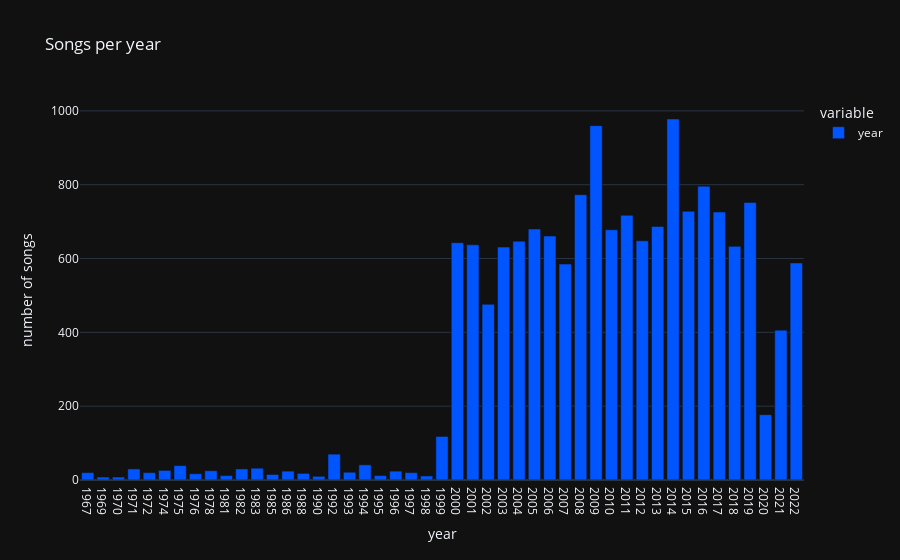

Source (notebook cell):
### Code cell
#Top Hits by Year
songs_per_years = df['year'].value_counts().sort_index()

iplot(px.bar(songs_per_years, 
       title='Songs per year',
       labels=dict(index='year',value='number of songs'),
       color_discrete_sequence=['#0055FF']
      ).update_xaxes(type='category'))

### Figure 1 — Plotly figure (JSON) as saved in the notebook; plotly's stock layout.template omitted (floating-point values rounded to 4 significant figures)
{"data": [{"alignmentgroup": "True", "hovertemplate": "variable=year<br>year=%{x}<br>number of songs=%{y}<extra></extra>", "legendgroup": "year", "marker": {"color": "#0055FF"}, "name": "year", "offsetgroup": "year", "orientation": "v", "showlegend": true, "textposition": "auto", "type": "bar", "x": [1967, 1969, 1970, 1971, 1972, 1974, 1975, 1976, 1978, 1981, 1982, 1983, 1985, 1986, 1988, 1990, 1992, 1993, 1994, 1995, 1996, 1997, 1998, 1999, 2000, 2001, 2002, 2003, 2004, 2005, 2006, 2007, 2008, 2009, 2010, 2011, 2012, 2013, 2014, 2015, 2016, 2017, 2018, 2019, 2020, 2021, 2022], "xaxis": "x", "y": [20, 8, 8, 30, 20, 26, 39, 17, 25, 12, 30, 32, 15, 24, 18, 10, 70, 21, 41, 12, 24, 20, 11, 118, 643, 637, 476, 631, 647, 680, 661, 585, 773, 960, 678, 717, 648, 687, 978, 728, 796, 726, 633, 752, 177, 406, 588], "yaxis": "y"}], "layout": {"barmode": "relative", "legend": {"title": {"text": "variable"}, "tracegroupgap": 0}, "title": {"text": "Songs per year"}, "xaxis": {"anchor": "y", "domain": [0.0, 1.0], "title": {"text": "year"}, "type": "category"}, "yaxis": {"anchor": "x", "domain": [0.0, 1.0], "title": {"text": "number of songs"}}}}
